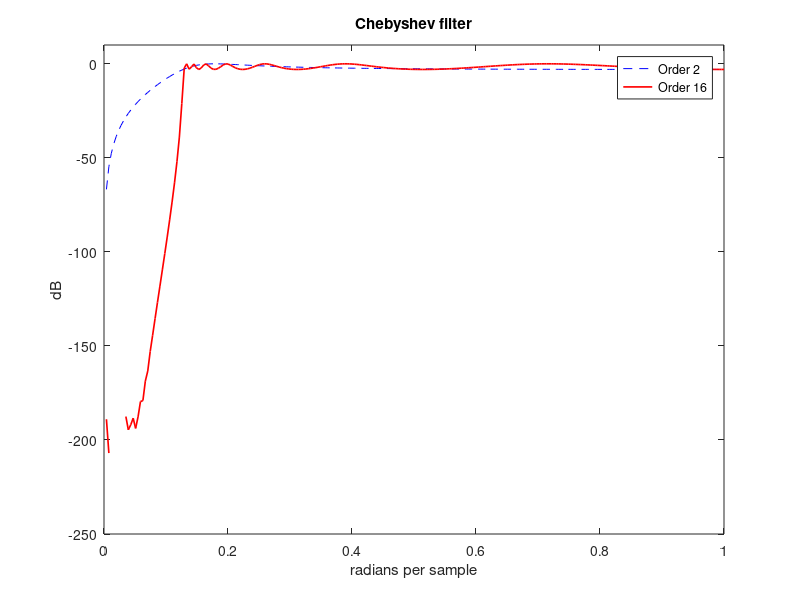

MATLAB code for this plot:
clear all; clc;
%%% a subquestion %%%
N = 2;      %order
samples = 256; %samples for plot
wc = 2;     %cuttof angular frequency rad/sec 
d_ripple = 3; %passband ripple in dB
Ts = 0.2;   %sampling period
fs = 1/Ts;  %sampling frequency
fmax = fs/2;
fc = wc/(2*pi);%cutoff frequency hz
fc_dig = fc/(fs/2); %normalize frequency 

[num1 , den1] = cheby1(N, d_ripple, fc_dig, "high", "z"); %fc_dig*2*pi because we want rad/sec
[hd, wd]=freqz(num1, den1, samples); %hd frequency response , wd angular frequency response

w = [0:1/(samples-1):1]; %normalized
figure(1);
plot(w, mag2db(abs(hd)), "Color", "b", "LineStyle","--", "LineWidth",0.7);
hold on;
%%% b subquestion %%%
N2= 16;
[num2 , den2] = cheby1(N2, d_ripple, fc_dig, "high", "z");
[hd2, wd2]=freqz(num2, den2, samples);
plot(w, mag2db(abs(hd2)), "Color", "r", "LineWidth", 1.2);axis([0 1 -250 10])
legend("Order 2","Order 16");
ylabel("dB");
xlabel("radians per sample");
title("Chebyshev filter")

